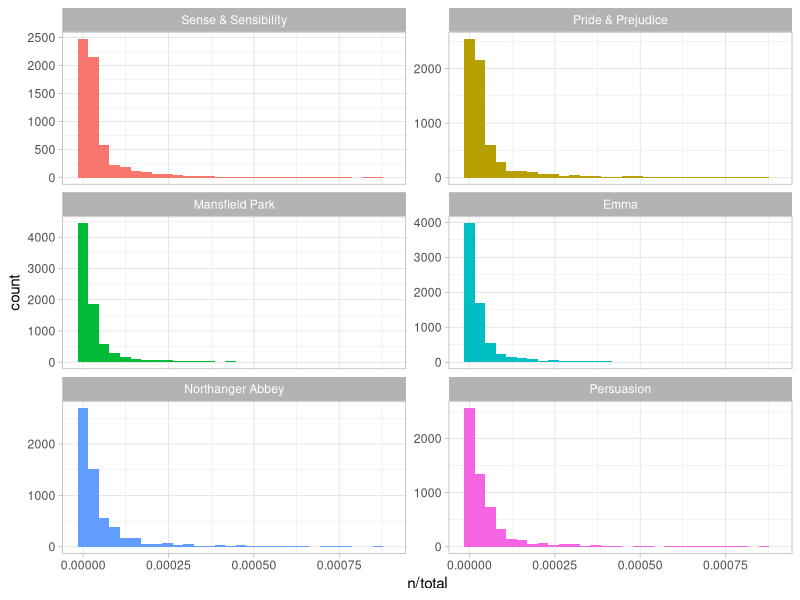

Here is the R script that generated this plot:
## ---- chunk 1
library(knitr)
opts_chunk$set(warning = FALSE, message = FALSE)
library(ggplot2)
theme_set(theme_light())
## ---- chunk 2
library(dplyr)
library(janeaustenr)
library(tidytext)
book_words <- austen_books() %>%
  unnest_tokens(word, text) %>%
  count(book, word, sort = TRUE)

total_words <- book_words %>% group_by(book) %>% summarize(total = sum(n))
book_words <- left_join(book_words, total_words)
book_words
## ---- chunk 3
library(ggplot2)
ggplot(book_words, aes(n/total, fill = book)) +
  geom_histogram(show.legend = FALSE) +
  xlim(NA, 0.0009) +
  facet_wrap(~book, ncol = 2, scales = "free_y")
## ---- chunk 4
book_words <- book_words %>%
  bind_tf_idf(word, book, n)
book_words
## ---- chunk 5
book_words %>%
  select(-total) %>%
  arrange(desc(tf_idf))
## ---- chunk 6
book_words %>%
  filter(book == "Pride & Prejudice") %>%
  select(-total) %>%
  arrange(desc(tf_idf))
